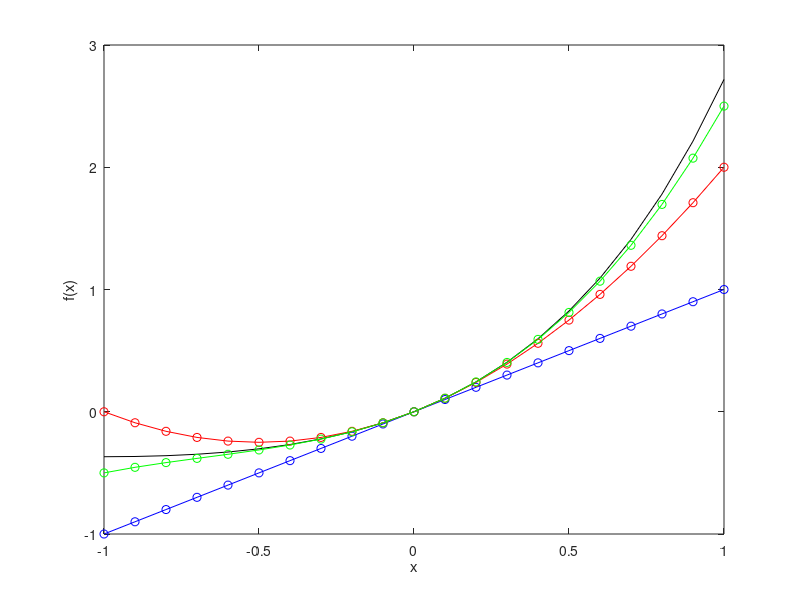

Reproduce this figure in MATLAB.
% A manual Taylor Series expansion using matlab
% Matlab is a terrible programming language. Python is better in every regard

x = -1:.1:1;

freal = x.*exp(x);

% finding the first few taylor coefficients (at x=0)
% original  x*exp(x)     --> 0
% 1st deriv exp(x)*(x+1) --> 1
% 2nd deriv exp(x)*(x+2) --> 2
% 3rd deriv exp(x)*(x+3) --> 3
% A clear pattern emerges

ftaylor1 = x;
ftaylor2 = x + x.^2;
ftaylor3 = ftaylor2 + (x.^3)/2;
ftaylor4 = ftaylor3 + (x.^4)/6;


plot(x,freal,'k-',x,ftaylor1,'b-o',x,ftaylor2,'r-o',x,ftaylor3,'g-o')
xlabel('x')
ylabel('f(x)')



